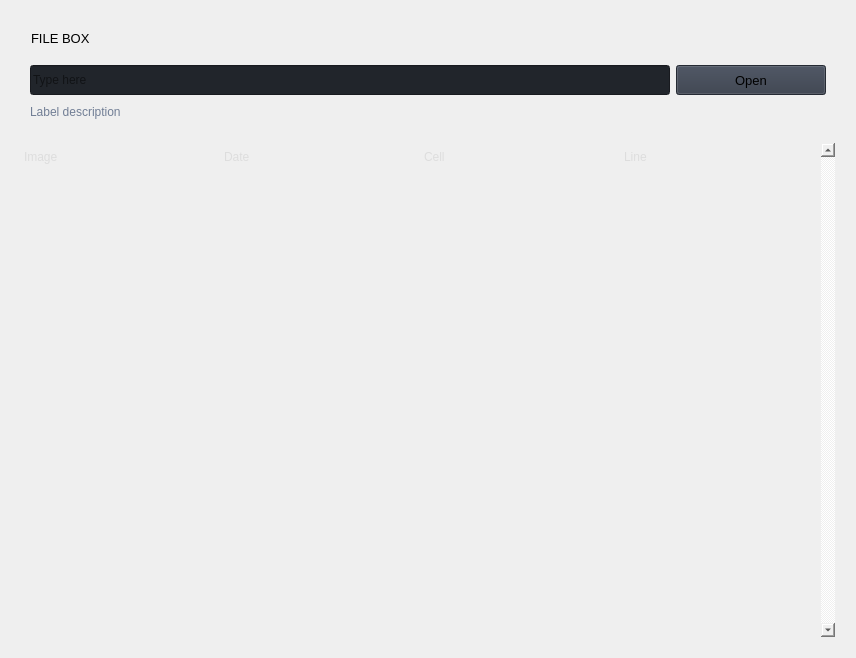
                 <widget class="QFrame" name="pagesContainer">
                  <property name="styleSheet">
                   <string notr="true"/>
                  </property>
                  <property name="frameShape">
                   <enum>QFrame::NoFrame</enum>
                  </property>
                  <property name="frameShadow">
                   <enum>QFrame::Raised</enum>
                  </property>
                  <layout class="QVBoxLayout" name="verticalLayout_15">
                   <property name="spacing">
                    <number>0</number>
                   </property>
                   <property name="leftMargin">
                    <number>10</number>
                   </property>
                   <property name="topMargin">
                    <number>10</number>
                   </property>
                   <property name="rightMargin">
                    <number>10</number>
                   </property>
                   <property name="bottomMargin">
                    <number>10</number>
                   </property>
                   <item>
                    <widget class="QStackedWidget" name="stackedWidget">
                     <property name="styleSheet">
                      <string notr="true">background: transparent;</string>
                     </property>
                     <property name="currentIndex">
                      <number>1</number>
                     </property>
                     <widget class="QWidget" name="home">
                      <property name="styleSheet">
                       <string notr="true">background-image: url(:/images/images/images/Logo_Eseo.png);
background-position: center;
background-repeat: no-repeat;</string>
                      </property>
                     </widget>
                     <widget class="QWidget" name="widgets">
                      <property name="styleSheet">
                       <string notr="true">b</string>
                      </property>
                      <layout class="QVBoxLayout" name="verticalLayout">
                       <property name="spacing">
                        <number>10</number>
                       </property>
                       <property name="leftMargin">
                        <number>10</number>
                       </property>
                       <property name="topMargin">
                        <number>10</number>
                       </property>
                       <property name="rightMargin">
                        <number>10</number>
                       </property>
                       <property name="bottomMargin">
                        <number>10</number>
                       </property>
                       <item>
                        <widget class="QFrame" name="row_1">
                         <property name="frameShape">
                          <enum>QFrame::StyledPanel</enum>
                         </property>
                         <property name="frameShadow">
                          <enum>QFrame::Raised</enum>
                         </property>
                         <layout class="QVBoxLayout" name="verticalLayout_16">
                          <property name="spacing">
                           <number>0</number>
                          </property>
                          <property name="leftMargin">
                           <number>0</number>
                          </property>
                          <property name="topMargin">
                           <number>0</number>
                          </property>
                          <property name="rightMargin">
                           <number>0</number>
                          </property>
                          <property name="bottomMargin">
                           <number>0</number>
                          </property>
                          <item>
                           <widget class="QFrame" name="frame_div_content_1">
                            <property name="minimumSize">
                             <size>
                              <width>0</width>
                              <height>110</height>
                             </size>
                            </property>
                            <property name="maximumSize">
                             <size>
                              <width>16777215</width>
                              <height>110</height>
                             </size>
                            </property>
                            <property name="frameShape">
                             <enum>QFrame::NoFrame</enum>
                            </property>
                            <property name="frameShadow">
                             <enum>QFrame::Raised</enum>
                            </property>
                            <layout class="QVBoxLayout" name="verticalLayout_17">
                             <property name="spacing">
                              <number>0</number>
                             </property>
                             <property name="leftMargin">
                              <number>0</number>
                             </property>
                             <property name="topMargin">
                              <number>0</number>
                             </property>
                             <property name="rightMargin">
                              <number>0</number>
                             </property>
                             <property name="bottomMargin">
                              <number>0</number>
                             </property>
                             <item>
                              <widget class="QFrame" name="frame_title_wid_1">
                               <property name="maximumSize">
                                <size>
                                 <width>16777215</width>
                                 <height>35</height>
                                </size>
                               </property>
                               <property name="frameShape">
                                <enum>QFrame::StyledPanel</enum>
                               </property>
                               <property name="frameShadow">
                                <enum>QFrame::Raised</enum>
                               </property>
                               <layout class="QVBoxLayout" name="verticalLayout_18">
                                <item>
                                 <widget class="QLabel" name="labelBoxBlenderInstalation">
                                  <property name="font">
                                   <font>
                                    <family>Segoe UI</family>
                                    <pointsize>10</pointsize>
                                    <italic>false</italic>
                                    <bold>false</bold>
                                   </font>
                                  </property>
                                  <property name="styleSheet">
                                   <string notr="true"/>
                                  </property>
                                  <property name="text">
                                   <string>FILE BOX</string>
                                  </property>
                                 </widget>
                                </item>
                               </layout>
                              </widget>
                             </item>
                             <item>
                              <widget class="QFrame" name="frame_content_wid_1">
                               <property name="frameShape">
                                <enum>QFrame::NoFrame</enum>
                               </property>
                               <property name="frameShadow">
                                <enum>QFrame::Raised</enum>
                               </property>
                               <layout class="QHBoxLayout" name="horizontalLayout_9">
                                <item>
                                 <layout class="QGridLayout" name="gridLayout">
                                  <property name="bottomMargin">
                                   <number>0</number>
                                  </property>
                                  <item row="1" column="0" colspan="2">
                                   <widget class="QLabel" name="labelVersion_3">
                                    <property name="styleSheet">
                                     <string notr="true">color: rgb(113, 126, 149);</string>
                                    </property>
                                    <property name="lineWidth">
                                     <number>1</number>
                                    </property>
                                    <property name="text">
                                     <string>Label description</string>
                                    </property>
                                    <property name="alignment">
                                     <set>Qt::AlignLeading|Qt::AlignLeft|Qt::AlignVCenter</set>
                                    </property>
                                   </widget>
                                  </item>
                                  <item row="0" column="0">
                                   <widget class="QLineEdit" name="lineEdit">
                                    <property name="minimumSize">
                                     <size>
                                      <width>0</width>
                                      <height>30</height>
                                     </size>
                                    </property>
                                    <property name="styleSheet">
                                     <string notr="true">background-color: rgb(33, 37, 43);</string>
                                    </property>
                                    <property name="text">
                                     <string/>
                                    </property>
                                    <property name="placeholderText">
                                     <string>Type here</string>
                                    </property>
                                   </widget>
                                  </item>
                                  <item row="0" column="1">
                                   <widget class="QPushButton" name="pushButton">
                                    <property name="minimumSize">
                                     <size>
                                      <width>150</width>
                                      <height>30</height>
                                     </size>
                                    </property>
                                    <property name="font">
                                     <font>
                                      <family>Segoe UI</family>
                                      <pointsize>10</pointsize>
                                      <italic>false</italic>
                                      <bold>false</bold>
                                     </font>
                                    </property>
                                    <property name="cursor">
                                     <cursorShape>PointingHandCursor</cursorShape>
                                    </property>
                                    <property name="styleSheet">
                                     <string notr="true">background-color: rgb(52, 59, 72);</string>
                                    </property>
                                    <property name="text">
                                     <string>Open</string>
                                    </property>
                                    <property name="icon">
                                     <iconset resource="resources.qrc">
                                      <normaloff>:/icons/images/icons/cil-folder-open.png</normaloff>:/icons/images/icons/cil-folder-open.png</iconset>
                                    </property>
                                   </widget>
                                  </item>
                                 </layout>
                                </item>
                               </layout>
                              </widget>
                             </item>
                            </layout>
                           </widget>
                          </item>
                         </layout>
                        </widget>
                       </item>
                       <item>
                        <widget class="QFrame" name="row_3">
                         <property name="minimumSize">
                          <size>
                           <width>0</width>
                           <height>150</height>
                          </size>
                         </property>
                         <property name="frameShape">
                          <enum>QFrame::StyledPanel</enum>
                         </property>
                         <property name="frameShadow">
                          <enum>QFrame::Raised</enum>
                         </property>
                         <layout class="QHBoxLayout" name="horizontalLayout_12">
                          <property name="spacing">
                           <number>0</number>
                          </property>
                          <property name="leftMargin">
                           <number>0</number>
                          </property>
                          <property name="topMargin">
                           <number>0</number>
                          </property>
                          <property name="rightMargin">
                           <number>0</number>
                          </property>
                          <property name="bottomMargin">
                           <number>0</number>
                          </property>
                          <item>
                           <widget class="QTableWidget" name="tableWidget">
                            <property name="sizePolicy">
                             <sizepolicy hsizetype="Expanding" vsizetype="Expanding">
                              <horstretch>0</horstretch>
                              <verstretch>0</verstretch>
                             </sizepolicy>
                            </property>
                            <property name="palette">
                             <palette>
                              <active>
                               <colorrole role="WindowText">
                                <brush brushstyle="SolidPattern">
                                 <color alpha="255">
                                  <red>221</red>
                                  <green>221</green>
                                  <blue>221</blue>
                                 </color>
                                </brush>
                               </colorrole>
                               <colorrole role="Button">
                                <brush brushstyle="SolidPattern">
                                 <color alpha="0">
                                  <red>0</red>
                                  <green>0</green>
                                  <blue>0</blue>
                                 </color>
                                </brush>
                               </colorrole>
                               <colorrole role="Text">
                                <brush brushstyle="SolidPattern">
                                 <color alpha="255">
                                  <red>221</red>
                                  <green>221</green>
                                  <blue>221</blue>
                                 </color>
                                </brush>
                               </colorrole>
                               <colorrole role="ButtonText">
                                <brush brushstyle="SolidPattern">
                                 <color alpha="255">
                                  <red>221</red>
                                  <green>221</green>
                                  <blue>221</blue>
                                 </color>
                                </brush>
                               </colorrole>
                               <colorrole role="Base">
                                <brush brushstyle="NoBrush">
                                 <color alpha="255">
                                  <red>0</red>
                                  <green>0</green>
                                  <blue>0</blue>
                                 </color>
                                </brush>
                               </colorrole>
                               <colorrole role="Window">
                                <brush brushstyle="SolidPattern">
                                 <color alpha="0">
                                  <red>0</red>
                                  <green>0</green>
                                  <blue>0</blue>
                                 </color>
                                </brush>
                               </colorrole>
                               <colorrole role="PlaceholderText">
                                <brush brushstyle="SolidPattern">
                                 <color alpha="128">
                                  <red>221</red>
                                  <green>221</green>
                                  <blue>221</blue>
                                 </color>
                                </brush>
                               </colorrole>
                              </active>
                              <inactive>
                               <colorrole role="WindowText">
                                <brush brushstyle="SolidPattern">
                                 <color alpha="255">
                                  <red>221</red>
                                  <green>221</green>
                                  <blue>221</blue>
                                 </color>
                                </brush>
                               </colorrole>
                               <colorrole role="Button">
                                <brush brushstyle="SolidPattern">
                                 <color alpha="0">
                                  <red>0</red>
                                  <green>0</green>
                                  <blue>0</blue>
                                 </color>
                                </brush>
                               </colorrole>
                               <colorrole role="Text">
                                <brush brushstyle="SolidPattern">
                                 <color alpha="255">
                                  <red>221</red>
                                  <green>221</green>
                                  <blue>221</blue>
                                 </color>
                                </brush>
                               </colorrole>
                               <colorrole role="ButtonText">
                                <brush brushstyle="SolidPattern">
                                 <color alpha="255">
                                  <red>221</red>
                                  <green>221</green>
                                  <blue>221</blue>
                                 </color>
                                </brush>
                               </colorrole>
                               <colorrole role="Base">
                                <brush brushstyle="NoBrush">
                                 <color alpha="255">
                                  <red>0</red>
                                  <green>0</green>
                                  <blue>0</blue>
                                 </color>
                                </brush>
                               </colorrole>
                               <colorrole role="Window">
                                <brush brushstyle="SolidPattern">
                                 <color alpha="0">
                                  <red>0</red>
                                  <green>0</green>
                                  <blue>0</blue>
                                 </color>
                                </brush>
                               </colorrole>
                               <colorrole role="PlaceholderText">
                                <brush brushstyle="SolidPattern">
                                 <color alpha="128">
                                  <red>221</red>
                                  <green>221</green>
                                  <blue>221</blue>
                                 </color>
                                </brush>
                               </colorrole>
                              </inactive>
                              <disabled>
                               <colorrole role="WindowText">
                                <brush brushstyle="SolidPattern">
                                 <color alpha="255">
                                  <red>221</red>
                                  <green>221</green>
                                  <blue>221</blue>
                                 </color>
                                </brush>
                               </colorrole>
                               <colorrole role="Button">
                                <brush brushstyle="SolidPattern">
                                 <color alpha="0">
                                  <red>0</red>
                                  <green>0</green>
                                  <blue>0</blue>
                                 </color>
                                </brush>
                               </colorrole>
                               <colorrole role="Text">
                                <brush brushstyle="SolidPattern">
                                 <color alpha="255">
                                  <red>221</red>
                                  <green>221</green>
                                  <blue>221</blue>
                                 </color>
                                </brush>
                               </colorrole>
                               <colorrole role="ButtonText">
                                <brush brushstyle="SolidPattern">
                                 <color alpha="255">
                                  <red>221</red>
                                  <green>221</green>
                                  <blue>221</blue>
                                 </color>
                                </brush>
                               </colorrole>
                               <colorrole role="Base">
                                <brush brushstyle="NoBrush">
                                 <color alpha="255">
                                  <red>0</red>
                                  <green>0</green>
                                  <blue>0</blue>
                                 </color>
                                </brush>
                               </colorrole>
                               <colorrole role="Window">
                                <brush brushstyle="SolidPattern">
                                 <color alpha="0">
                                  <red>0</red>
                                  <green>0</green>
                                  <blue>0</blue>
                                 </color>
                                </brush>
                               </colorrole>
                               <colorrole role="PlaceholderText">
                                <brush brushstyle="SolidPattern">
                                 <color alpha="128">
                                  <red>221</red>
                                  <green>221</green>
                                  <blue>221</blue>
                                 </color>
                                </brush>
                               </colorrole>
                              </disabled>
                             </palette>
                            </property>
                            <property name="frameShape">
                             <enum>QFrame::NoFrame</enum>
                            </property>
                            <property name="verticalScrollBarPolicy">
                             <enum>Qt::ScrollBarAlwaysOn</enum>
                            </property>
                            <property name="sizeAdjustPolicy">
                             <enum>QAbstractScrollArea::AdjustToContents</enum>
                            </property>
                            <property name="editTriggers">
                             <set>QAbstractItemView::NoEditTriggers</set>
                            </property>
                            <property name="selectionMode">
                             <enum>QAbstractItemView::SingleSelection</enum>
                            </property>
                            <property name="selectionBehavior">
                             <enum>QAbstractItemView::SelectRows</enum>
                            </property>
                            <property name="showGrid">
                             <bool>true</bool>
                            </property>
                            <property name="gridStyle">
                             <enum>Qt::SolidLine</enum>
                            </property>
                            <property name="sortingEnabled">
                             <bool>false</bool>
                            </property>
                            <attribute name="horizontalHeaderVisible">
                             <bool>false</bool>
                            </attribute>
                            <attribute name="horizontalHeaderCascadingSectionResizes">
                             <bool>true</bool>
                            </attribute>
                            <attribute name="horizontalHeaderDefaultSectionSize">
                             <number>200</number>
                            </attribute>
                            <attribute name="horizontalHeaderStretchLastSection">
                             <bool>true</bool>
                            </attribute>
                            <attribute name="verticalHeaderVisible">
                             <bool>false</bool>
                            </attribute>
                            <attribute name="verticalHeaderCascadingSectionResizes">
                             <bool>false</bool>
                            </attribute>
                            <attribute name="verticalHeaderHighlightSections">
                             <bool>false</bool>
                            </attribute>
                            <attribute name="verticalHeaderStretchLastSection">
                             <bool>true</bool>
                            </attribute>
                            <row>
                             <property name="text">
                              <string>New Row</string>
                             </property>
                             <property name="font">
                              <font>
                               <family>Segoe UI</family>
                              </font>
                             </property>
                            </row>
                            <row>
                             <property name="text">
                              <string>New Row</string>
                             </property>
                            </row>
                            <row>
                             <property name="text">
                              <string>New Row</string>
                             </property>
                            </row>
                            <row>
                             <property name="text">
                              <string>New Row</string>
                             </property>
                            </row>
                            <row>
                             <property name="text">
                              <string>New Row</string>
                             </property>
                            </row>
                            <row>
                             <property name="text">
                              <string>New Row</string>
                             </property>
                            </row>
                            <row>
                             <property name="text">
                              <string>New Row</string>
                             </property>
                            </row>
                            <row>
                             <property name="text">
                              <string>New Row</string>
                             </property>
                            </row>
                            <row>
                             <property name="text">
                              <string>New Row</string>
                             </property>
                            </row>
                            <row>
                             <property name="text">
                              <string>New Row</string>
                             </property>
                            </row>
                            <row>
                             <property name="text">
                              <string>New Row</string>
                             </property>
                            </row>
                            <row>
                             <property name="text">
                              <string>New Row</string>
                             </property>
                            </row>
                            <row>
                             <property name="text">
                              <string>New Row</string>
                             </property>
                            </row>
                            <row>
                             <property name="text">
                              <string>New Row</string>
                             </property>
                            </row>
                            <row>
                             <property name="text">
                              <string>New Row</string>
                             </property>
                            </row>
                            <row>
                             <property name="text">
                              <string>New Row</string>
                             </property>
                            </row>
                            <column>
                             <property name="text">
                              <string>0</string>
                             </property>
                            </column>
                            <column>
                             <property name="text">
                              <string>1</string>
                             </property>
                            </column>
                            <column>
                             <property name="text">
                              <string>2</string>
                             </property>
                            </column>
                            <column>
                             <property name="text">
                              <string>3</string>
                             </property>
                            </column>
                            <item row="0" column="0">
                             <property name="text">
                              <string>Image</string>
                             </property>
                            </item>
                            <item row="0" column="1">
                             <property name="text">
                              <string>Date</string>
                             </property>
                            </item>
                            <item row="0" column="2">
                             <property name="text">
                              <string>Cell</string>
                             </property>
                            </item>
                            <item row="0" column="3">
                             <property name="text">
                              <string>Line</string>
                             </property>
                            </item>
                           </widget>
                          </item>
                         </layout>
                        </widget>
                       </item>
                      </layout>
                     </widget>
                     <widget class="QWidget" name="new_page">
                      <layout class="QVBoxLayout" name="verticalLayout_20">
                       <item>
                        <widget class="QLabel" name="label">
                         <property name="text">
                          <string>NEW PAGE TEST</string>
                         </property>
                         <property name="alignment">
                          <set>Qt::AlignCenter</set>
                         </property>
                        </widget>
                       </item>
                      </layout>
                     </widget>
                    </widget>
                   </item>
                  </layout>
                 </widget>
